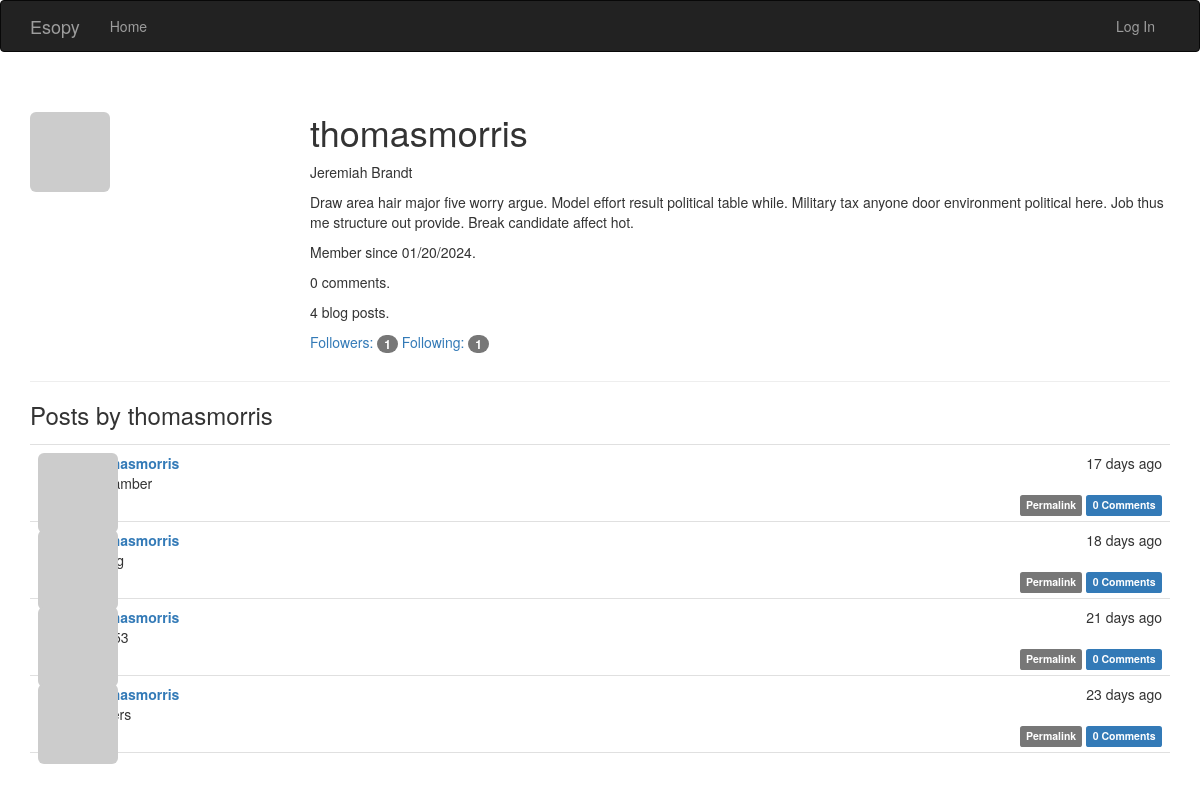
The app's page /user/thomasmorris with its own data.
### app/models.py (models this page shows, shortened)
class User(UserMixin, db.Model):
    __tablename__ = 'users'
    id = db.Column(db.Integer, primary_key=True)
    email = db.Column(db.String(64), unique=True, index=True)
    username = db.Column(db.String(64), unique=True, index=True)
    password_hash = db.Column(db.String(128))
    confirmed = db.Column(db.Boolean, default=False)
    is_admin = db.Column(db.Boolean, default=False)
    is_mod = db.Column(db.Boolean, default =False)
    name = db.Column(db.String(64))
    about_me = db.Column(db.Text())
    member_since = db.Column(db.DateTime(), default=datetime.utcnow)
    avatar_hash = db.Column(db.String(32))
    posts = db.relationship('Post', backref='author', lazy='dynamic')
    followed = db.relationship('Follow',
                               foreign_keys=[Follow.follower_id],
                               backref=db.backref('follower', lazy='joined'),
                               lazy='dynamic',
                               cascade='all, delete-orphan')
    followers = db.relationship('Follow',
                                foreign_keys=[Follow.followed_id],
                                backref=db.backref('followed', lazy='joined'),
                                lazy='dynamic',
                                cascade='all, delete-orphan')
    comments = db.relationship('Comment', backref='author', lazy='dynamic')
    @property
    def password(self):
        raise AttributeError('password is not a readable attribute')
    def gravatar(self, size=100):
        url = 'https://secure.gravatar.com/avatar'
        hash = hashlib.md5(self.email.lower().encode('utf-8')).hexdigest()
        return '{url}/{hash}?s={size}'.format(
            url=url, hash=hash, size=size)

class Post(db.Model):
    __tablename__ = 'posts'
    id = db.Column(db.Integer, primary_key=True)
    body = db.Column(db.Text)
    timestamp = db.Column(db.DateTime, index=True, default=datetime.utcnow)
    author_id = db.Column(db.Integer, db.ForeignKey('users.id'))
    title = db.Column(db.String(64))
    body_html = db.Column(db.Text)
    comments = db.relationship('Comment', backref='post', lazy='dynamic')

### app/main/views.py (the view)
@main.route('/user/<username>')
def user(username):
    user = User.query.filter_by(username=username).first_or_404()
    posts = user.posts.order_by(Post.timestamp.desc()).all()
    return render_template('user.html', user=user, posts=posts)

### app/auth/views.py (called while the page is built)
@auth.before_app_request
def before_request():
    if current_user.is_authenticated \
    and not current_user.confirmed \
    and request.blueprint != 'auth' \
    and request.endpoint != 'static':
        return redirect(url_for('auth.unconfirmed'))

### app/templates/user.html (shortened to what this page needs)
{% extends "base.html" %}
{% block page_content %}
<div class="page-header">
    <img class="img-rounded profile-thumbnail" src="{{ user.gravatar(size=256) }}">
    <div class="profile-header">
        <h1>{{ user.username }}</h1>
        {% if user.name or user.location %}
        <p>
            {% if user.name %}{{ user.name }}{% endif %}
        </p>
        {% endif %}
        {% if user.about_me %}<p>{{ user.about_me }}</p>{% endif %}
        <p>Member since {{ moment(user.member_since).format('L') }}.</p>
        <p>{{ user.comments.count() }} comments.</p>
        <p>{{ user.posts.count() }} blog posts.</p>
        <p>
            <a href="{{ url_for('.followers', username=user.username) }}">Followers: <span class="badge">{{ user.followers.count() }}</span></a>
            <a href="{{ url_for('.followed_by', username=user.username) }}">Following: <span class="badge">{{ user.followed.count() }}</span></a>
        </p>
    </div>
</div>
<h3>Posts by {{ user.username }}</h3>
{% include '_posts.html' %}
{% endblock %}

### app/templates/_posts.html (shortened to what this page needs)
<ul class="posts">
    {% for post in posts %}
    <li class="post">
        <div class="post-thumbnail">
            <a href="{{ url_for('.user', username=post.author.username) }}">
                <img class="img-rounded profile-thumbnail" src="{{ post.author.gravatar(size=40) }}">
            </a>
        </div>
        <div class="post-content">
            <div class="post-date">{{ moment(post.timestamp).fromNow() }}</div>
            <div class="post-author"><a href="{{ url_for('.user', username=post.author.username) }}">{{ post.author.username }}</a></div>
            <div class="post-body">
               {{ post.title }}
            </div>
            <div class="post-footer">
                <a href="{{ url_for('.post', id=post.id) }}">
                    <span class="label label-default">Permalink</span>
                </a>
                <a href="{{ url_for('.post', id=post.id) }}#comments">
                    <span class="label label-primary">{{ post.comments.count() }} Comments</span>
                </a>
            </div>
        </div>
    </li>
    {% endfor %}
</ul>

### app/static/styles.css (style rules this page uses)
.profile-thumbnail { position: absolute; }
.profile-header { min-height: 260px; margin-left: 280px; }
ul.posts { list-style-type: none; padding: 0px; margin: 16px 0px 0px 0px; border-top: 1px solid #e0e0e0; }
ul.posts li.post { padding: 8px; border-bottom: 1px solid #e0e0e0; }
div.post-date { float: right; }
div.post-author { font-weight: bold; }
div.post-thumbnail { position: absolute; }
div.post-content { margin-left: 48px; min-height: 48px; }
div.post-footer { text-align: right; }

### records on screen
User: username "thomasmorris", name "Jeremiah Brandt", about_me "Draw area hair major five worry argue. Model effort result political table while. Military tax anyone door environment political here. Job thus me structure out provide. Break candidate affect hot.", member_since "01/20/2024"
Post: timestamp "17 days ago", author.username "thomasmorris", title "paulamber", comments.count "0"
Post: timestamp "18 days ago", author.username "thomasmorris", comments.count "0"
Post: timestamp "21 days ago", author.username "thomasmorris", comments.count "0"
Post: timestamp "23 days ago", author.username "thomasmorris", comments.count "0"

### other values on screen
{{ user.comments.count() }} "0"
{{ user.posts.count() }} "4"
{{ user.followers.count() }} "1"
{{ user.followed.count() }} "1"
